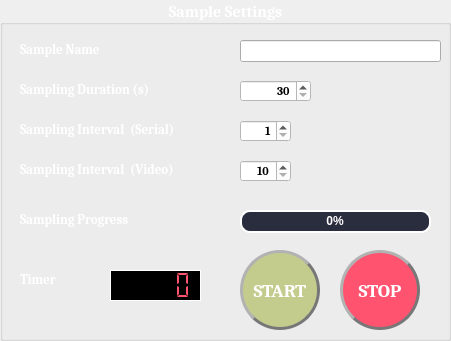
    <widget class="QGroupBox" name="__sampleSettingsGroupBox">
     <property name="geometry">
      <rect>
       <x>400</x>
       <y>650</y>
       <width>451</width>
       <height>341</height>
      </rect>
     </property>
     <property name="font">
      <font>
       <family>Cambria</family>
       <pointsize>12</pointsize>
       <weight>75</weight>
       <bold>true</bold>
      </font>
     </property>
     <property name="styleSheet">
      <string notr="true">QGroupBox::title{
color: #ffffff;
}</string>
     </property>
     <property name="title">
      <string>Sample Settings</string>
     </property>
     <property name="alignment">
      <set>Qt::AlignHCenter|Qt::AlignTop</set>
     </property>
     <widget class="QLabel" name="__sampleNameLabel">
      <property name="geometry">
       <rect>
        <x>20</x>
        <y>40</y>
        <width>151</width>
        <height>20</height>
       </rect>
      </property>
      <property name="font">
       <font>
        <family>Cambria</family>
        <pointsize>10</pointsize>
        <weight>75</weight>
        <bold>true</bold>
       </font>
      </property>
      <property name="styleSheet">
       <string notr="true">QLabel{
color: #ffffff;
}</string>
      </property>
      <property name="text">
       <string>Sample Name</string>
      </property>
      <property name="alignment">
       <set>Qt::AlignLeading|Qt::AlignLeft|Qt::AlignVCenter</set>
      </property>
     </widget>
     <widget class="QLabel" name="__samplingDurationLabel">
      <property name="geometry">
       <rect>
        <x>20</x>
        <y>80</y>
        <width>171</width>
        <height>20</height>
       </rect>
      </property>
      <property name="font">
       <font>
        <family>Cambria</family>
        <pointsize>10</pointsize>
        <weight>75</weight>
        <bold>true</bold>
       </font>
      </property>
      <property name="styleSheet">
       <string notr="true">QLabel{
color: #ffffff;
}</string>
      </property>
      <property name="text">
       <string>Sampling Duration (s)</string>
      </property>
      <property name="alignment">
       <set>Qt::AlignLeading|Qt::AlignLeft|Qt::AlignVCenter</set>
      </property>
     </widget>
     <widget class="QLabel" name="__samplingProgressLabel">
      <property name="geometry">
       <rect>
        <x>20</x>
        <y>210</y>
        <width>171</width>
        <height>20</height>
       </rect>
      </property>
      <property name="font">
       <font>
        <family>Cambria</family>
        <pointsize>10</pointsize>
        <weight>75</weight>
        <bold>true</bold>
       </font>
      </property>
      <property name="styleSheet">
       <string notr="true">QLabel{
color: #ffffff;
}</string>
      </property>
      <property name="text">
       <string>Sampling Progress</string>
      </property>
      <property name="alignment">
       <set>Qt::AlignLeading|Qt::AlignLeft|Qt::AlignVCenter</set>
      </property>
     </widget>
     <widget class="QLabel" name="__timerLabel">
      <property name="geometry">
       <rect>
        <x>20</x>
        <y>270</y>
        <width>61</width>
        <height>20</height>
       </rect>
      </property>
      <property name="font">
       <font>
        <family>Cambria</family>
        <pointsize>10</pointsize>
        <weight>75</weight>
        <bold>true</bold>
       </font>
      </property>
      <property name="styleSheet">
       <string notr="true">QLabel{
color: #ffffff;
}</string>
      </property>
      <property name="text">
       <string>Timer</string>
      </property>
      <property name="alignment">
       <set>Qt::AlignLeading|Qt::AlignLeft|Qt::AlignVCenter</set>
      </property>
     </widget>
     <widget class="QLineEdit" name="sampleNameLineEdit">
      <property name="geometry">
       <rect>
        <x>240</x>
        <y>40</y>
        <width>201</width>
        <height>22</height>
       </rect>
      </property>
      <property name="styleSheet">
       <string notr="true">QLineEdit{
color: #ffffff
}</string>
      </property>
     </widget>
     <widget class="QSpinBox" name="sampleDurationSpinBox">
      <property name="geometry">
       <rect>
        <x>240</x>
        <y>80</y>
        <width>71</width>
        <height>22</height>
       </rect>
      </property>
      <property name="font">
       <font>
        <family>Cambria</family>
        <weight>75</weight>
        <bold>true</bold>
       </font>
      </property>
      <property name="styleSheet">
       <string notr="true">QSpinBox{
color: #000000;
background: #ffffff;
}</string>
      </property>
      <property name="alignment">
       <set>Qt::AlignRight|Qt::AlignTrailing|Qt::AlignVCenter</set>
      </property>
      <property name="minimum">
       <number>30</number>
      </property>
      <property name="maximum">
       <number>3600</number>
      </property>
      <property name="value">
       <number>30</number>
      </property>
     </widget>
     <widget class="QProgressBar" name="samplingProgressBar">
      <property name="geometry">
       <rect>
        <x>240</x>
        <y>210</y>
        <width>191</width>
        <height>23</height>
       </rect>
      </property>
      <property name="font">
       <font>
        <weight>75</weight>
        <bold>true</bold>
       </font>
      </property>
      <property name="styleSheet">
       <string notr="true">QProgressBar{
color: #ffffff;
background: #292d3e;
border: 2px solid #ffffff;
border-radius: 10px;
}
QProgressBar::chunk{
background: #ff5370;
border-radius: 9px;
}</string>
      </property>
      <property name="value">
       <number>0</number>
      </property>
      <property name="alignment">
       <set>Qt::AlignCenter</set>
      </property>
     </widget>
     <widget class="QLCDNumber" name="timerLCD">
      <property name="geometry">
       <rect>
        <x>110</x>
        <y>270</y>
        <width>91</width>
        <height>31</height>
       </rect>
      </property>
      <property name="styleSheet">
       <string notr="true">QLCDNumber{
color: #ff5370;
background: #000000;
border: 1px solid #ffffff;
}</string>
      </property>
      <property name="segmentStyle">
       <enum>QLCDNumber::Flat</enum>
      </property>
     </widget>
     <widget class="QPushButton" name="sampleStartButton">
      <property name="geometry">
       <rect>
        <x>240</x>
        <y>250</y>
        <width>80</width>
        <height>80</height>
       </rect>
      </property>
      <property name="font">
       <font>
        <family>Cambria</family>
        <pointsize>14</pointsize>
        <weight>75</weight>
        <bold>true</bold>
       </font>
      </property>
      <property name="styleSheet">
       <string notr="true">QPushButton{
color: #ffffff;
background: #c3cc8d;
border: 3px outset #777777;
border-radius: 40px;
}

QPushButton::pressed{
border: 3px inset #333333;
}</string>
      </property>
      <property name="text">
       <string>START</string>
      </property>
     </widget>
     <widget class="QPushButton" name="sampleStopButton">
      <property name="geometry">
       <rect>
        <x>340</x>
        <y>250</y>
        <width>80</width>
        <height>80</height>
       </rect>
      </property>
      <property name="font">
       <font>
        <family>Cambria</family>
        <pointsize>14</pointsize>
        <weight>75</weight>
        <bold>true</bold>
       </font>
      </property>
      <property name="styleSheet">
       <string notr="true">QPushButton{
color: #ffffff;
background: #ff5370;
border: 3px outset #777777;
border-radius: 40px;
}
QPushButton::pressed{
border: 3px inset #333333;
}</string>
      </property>
      <property name="text">
       <string>STOP</string>
      </property>
     </widget>
     <widget class="QSpinBox" name="serialSamplingIntervalSpinBox">
      <property name="geometry">
       <rect>
        <x>240</x>
        <y>120</y>
        <width>51</width>
        <height>22</height>
       </rect>
      </property>
      <property name="font">
       <font>
        <family>Cambria</family>
        <weight>75</weight>
        <bold>true</bold>
       </font>
      </property>
      <property name="styleSheet">
       <string notr="true">QSpinBox{
color: #000000;
background: #ffffff;
}</string>
      </property>
      <property name="alignment">
       <set>Qt::AlignRight|Qt::AlignTrailing|Qt::AlignVCenter</set>
      </property>
      <property name="minimum">
       <number>1</number>
      </property>
      <property name="maximum">
       <number>60</number>
      </property>
      <property name="value">
       <number>1</number>
      </property>
     </widget>
     <widget class="QLabel" name="__serialSamplingIntervalLabel">
      <property name="geometry">
       <rect>
        <x>20</x>
        <y>120</y>
        <width>211</width>
        <height>20</height>
       </rect>
      </property>
      <property name="font">
       <font>
        <family>Cambria</family>
        <pointsize>10</pointsize>
        <weight>75</weight>
        <bold>true</bold>
       </font>
      </property>
      <property name="styleSheet">
       <string notr="true">QLabel{
color: #ffffff;
}</string>
      </property>
      <property name="text">
       <string>Sampling Interval  (Serial)</string>
      </property>
      <property name="alignment">
       <set>Qt::AlignLeading|Qt::AlignLeft|Qt::AlignVCenter</set>
      </property>
     </widget>
     <widget class="QLabel" name="__videoSamplingIntervalLabel_2">
      <property name="geometry">
       <rect>
        <x>20</x>
        <y>160</y>
        <width>211</width>
        <height>20</height>
       </rect>
      </property>
      <property name="font">
       <font>
        <family>Cambria</family>
        <pointsize>10</pointsize>
        <weight>75</weight>
        <bold>true</bold>
       </font>
      </property>
      <property name="styleSheet">
       <string notr="true">QLabel{
color: #ffffff;
}</string>
      </property>
      <property name="text">
       <string>Sampling Interval  (Video)</string>
      </property>
      <property name="alignment">
       <set>Qt::AlignLeading|Qt::AlignLeft|Qt::AlignVCenter</set>
      </property>
     </widget>
     <widget class="QSpinBox" name="videoSamplingIntevalSpinBox">
      <property name="geometry">
       <rect>
        <x>240</x>
        <y>160</y>
        <width>51</width>
        <height>22</height>
       </rect>
      </property>
      <property name="font">
       <font>
        <family>Cambria</family>
        <weight>75</weight>
        <bold>true</bold>
       </font>
      </property>
      <property name="styleSheet">
       <string notr="true">QSpinBox{
color: #000000;
background: #ffffff;
}</string>
      </property>
      <property name="alignment">
       <set>Qt::AlignRight|Qt::AlignTrailing|Qt::AlignVCenter</set>
      </property>
      <property name="minimum">
       <number>10</number>
      </property>
      <property name="maximum">
       <number>60</number>
      </property>
      <property name="singleStep">
       <number>10</number>
      </property>
      <property name="value">
       <number>10</number>
      </property>
     </widget>
    </widget>
